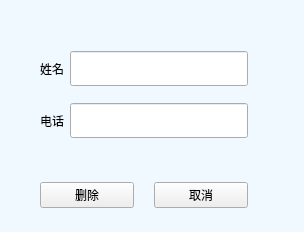
<?xml version="1.0" encoding="UTF-8"?>
<ui version="4.0">
 <class>deleteData</class>
 <widget class="QWidget" name="deleteData">
  <property name="geometry">
   <rect>
    <x>0</x>
    <y>0</y>
    <width>304</width>
    <height>232</height>
   </rect>
  </property>
  <property name="minimumSize">
   <size>
    <width>304</width>
    <height>232</height>
   </size>
  </property>
  <property name="maximumSize">
   <size>
    <width>304</width>
    <height>232</height>
   </size>
  </property>
  <property name="windowTitle">
   <string>请输入联系人项目和电话</string>
  </property>
  <property name="styleSheet">
   <string notr="true">#deleteData { background:rgb(239, 249, 255); }</string>
  </property>
  <widget class="QWidget" name="layoutWidget">
   <property name="geometry">
    <rect>
     <x>40</x>
     <y>180</y>
     <width>208</width>
     <height>30</height>
    </rect>
   </property>
   <layout class="QHBoxLayout" name="horizontalLayout_3">
    <property name="spacing">
     <number>20</number>
    </property>
    <item>
     <widget class="QPushButton" name="deleteButton">
      <property name="text">
       <string>删除</string>
      </property>
     </widget>
    </item>
    <item>
     <widget class="QPushButton" name="cancelButton">
      <property name="text">
       <string>取消</string>
      </property>
     </widget>
    </item>
   </layout>
  </widget>
  <widget class="QWidget" name="layoutWidget">
   <property name="geometry">
    <rect>
     <x>40</x>
     <y>40</y>
     <width>208</width>
     <height>111</height>
    </rect>
   </property>
   <layout class="QVBoxLayout" name="verticalLayout">
    <item>
     <layout class="QHBoxLayout" name="horizontalLayout">
      <item>
       <widget class="QLabel" name="label">
        <property name="text">
         <string>姓名</string>
        </property>
       </widget>
      </item>
      <item>
       <widget class="QLineEdit" name="nameLineEdit">
        <property name="minimumSize">
         <size>
          <width>0</width>
          <height>35</height>
         </size>
        </property>
       </widget>
      </item>
     </layout>
    </item>
    <item>
     <layout class="QHBoxLayout" name="horizontalLayout_2">
      <item>
       <widget class="QLabel" name="label_2">
        <property name="text">
         <string>电话</string>
        </property>
       </widget>
      </item>
      <item>
       <widget class="QLineEdit" name="phoneLineEdit">
        <property name="minimumSize">
         <size>
          <width>0</width>
          <height>35</height>
         </size>
        </property>
       </widget>
      </item>
     </layout>
    </item>
   </layout>
  </widget>
 </widget>
 <resources/>
 <connections/>
</ui>
